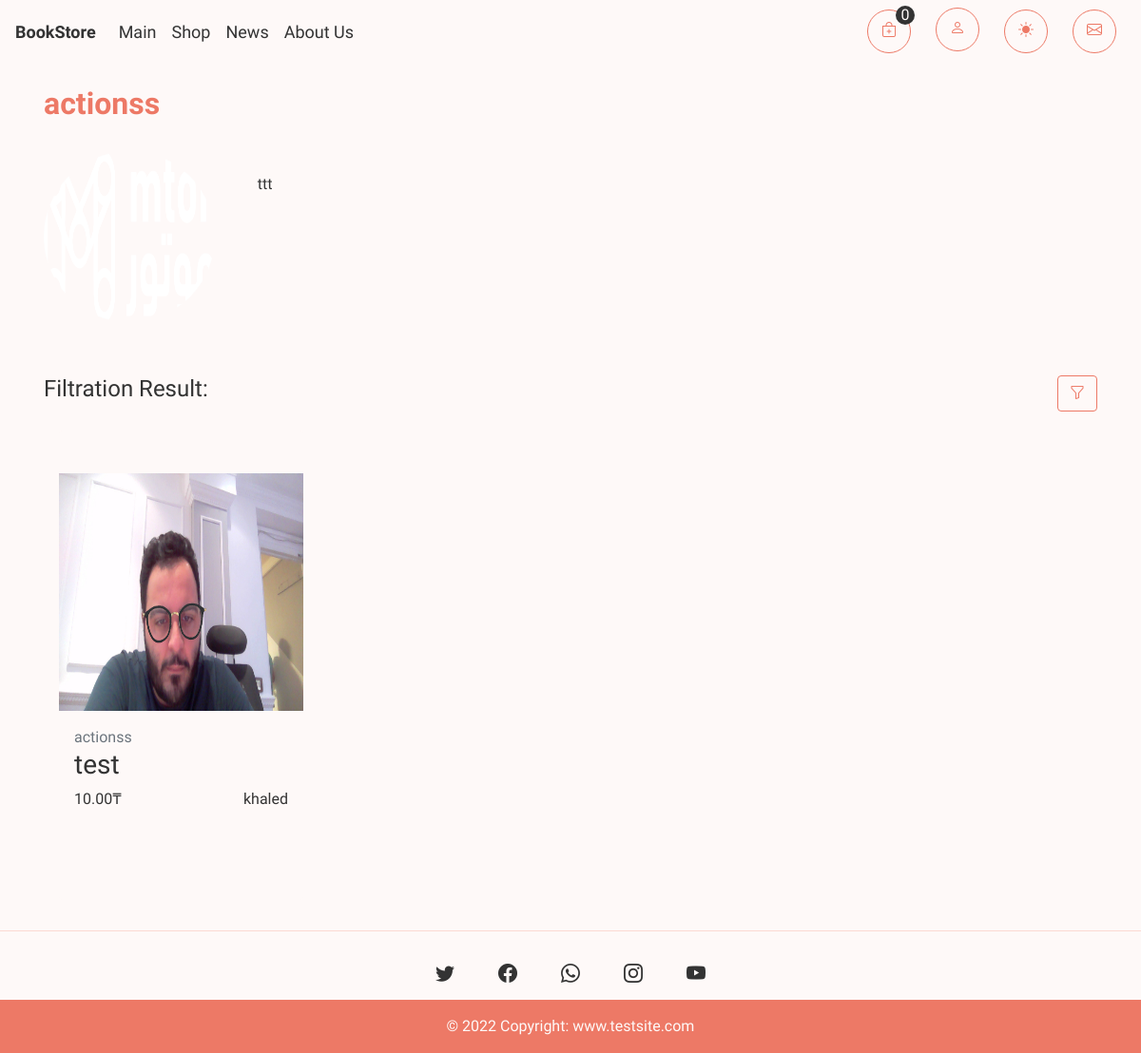
The app's page /shop/genre/action/ with its own data.
### shop/models.py (models this page shows, shortened)
class Genres(models.Model):
    name = models.CharField(max_length=100)
    photo = models.ImageField(upload_to="genre_photos/%Y/%m/%d/")
    info = models.TextField(blank=True)
    slug = models.SlugField(max_length=255, unique=True, db_index=True)
    def __str__(self):
        return self.name
    class Meta:
        verbose_name_plural = 'Genres'

class Book(models.Model):
    title = models.CharField(max_length=100)
    mini_content = models.CharField(max_length=100, null=True)
    price = models.DecimalField(max_digits=7, decimal_places=2)
    slug_book = models.SlugField(max_length=255, unique=True, db_index=True, verbose_name="URL")
    author = models.ForeignKey('Authors', on_delete=models.PROTECT, null=True, default=None)
    genre = models.ForeignKey('Genres', on_delete=models.PROTECT, null=True, default=None)
    country = models.ForeignKey('Countries', on_delete=models.PROTECT, null=True, default=None)
    year_of_published = models.DateTimeField()
    content = models.TextField(blank=True)
    publisher = models.ForeignKey('Publisher', on_delete=models.PROTECT, null=True, default=None)
    number_of_pages = models.IntegerField()
    number_of_books = models.IntegerField()
    photo_of_book = models.ImageField(upload_to="books_photos/%Y/%m/%d/")
    class Meta:
        verbose_name_plural = 'Books'

class Authors(models.Model):
    name = models.CharField(max_length=100)
    photo = models.ImageField(upload_to="author_photos/%Y/%m/%d/")
    info = models.TextField(blank=True)
    slug = models.SlugField(max_length=255, unique=True, db_index=True)
    def __str__(self):
        return self.name
    class Meta:
        verbose_name_plural = 'Authors'

### shop/views.py (the view)
# urls.py: path('<str:category_type>/<slug:category_slug>/', show_books_by_category, name='category'),
def show_books_by_category(request, category_type, category_slug):
    books, info_about_category = ShopService.take_books_by_category(category_type, category_slug)
    title_contains_query = request.GET.get('title-contains')
    if title_contains_query != '' and title_contains_query is not None:
        books = books.filter(title__icontains=title_contains_query)
    type_filter = category_type
    books_filter = BookFilter(request.GET, queryset=books)
    books = books_filter.qs
    paginator = Paginator(books, 8)
    page_number = request.GET.get('page')
    page_obj = paginator.get_page(page_number)
    return render(request, 'shop/category.html',
                  {'books': page_obj, 'type_filter': type_filter, 'info_about_category': info_about_category,
                   'page_obj': page_obj, 'books_filter': books_filter, })

### shop/models.py (called while the page is built)
    def __str__(self):
        return self.name

    def __str__(self):
        return self.name

### shop/templatetags/shop_tags.py (called while the page is built, shortened)
@register.simple_tag(takes_context=True)
def load_user_info(context):
    request = context['request']
    if request.user.is_authenticated:
        customer = request.user.customer
        order, created = Order.objects.get_or_create(customer=customer, complete=False)
        items = order.orderitem_set.all().select_related('book', 'book__author')
        card_items = order.get_cart_items
    else:
        try:
            cart = json.loads(request.COOKIES['cart'])
        except KeyError:
            cart = {}
        card_items = 0
        order = {'get_cart_total': 0, 'get_cart_items': 0}
        items = []
    return {'items': items, 'order': order, 'card_items': card_items, }

### shop/templates/shop/category.html (shortened to what this page needs)
{% extends 'shop/layout.html' %}
{% load static %}
{% load shop_tags %}
{% block content %}
<link rel="stylesheet" href="{% static 'shop/css/category.css' %}">
<link rel="stylesheet" href="{% static 'shop/css/shop.css' %}">
<div class="container container-category px-3 py-2">
    <div class="row py-3">
        {% if type_filter == 'top' %}
        <div class="col text-md-start text-center text-main-info text-animation-top">
            <h4>The most popular Books of the World! World Bestsellers and Best Books</h4>
        </div>
        {% elif type_filter == 'new' %}
        <div class="col text-md-start text-center text-main-info text-animation-top">
            <h4>New Arrival in our Shop!</h4>
        </div>
        {% else %}
        <h2 class="text-main-info text-md-start text-center text-animation-top"><strong>{{info_about_category}}</strong></h2>
            <div class="col-12 col-sm-12 col-md-4 col-lg-3 col-xl-2 text-center mb-3">
                <img src="{{info_about_category.photo.url}}" class="avatar-info-cl">
            </div>
        <div class="col-12 col-sm-12 col-md-8 col-lg-9 col-xl-10 category-info px-5">
            <p>{{info_about_category.info}}</p>
        </div>
        {% endif %}
    </div>
    <div class="d-flex justify-content-between mt-4 filtration-block">
        <div>
            <h4>Filtration Result:</h4>
        </div>
        <button class="btn btn-filter" onclick="showFilter()"><i class="bi bi-funnel"></i></button>
    </div>
    <div class="row row-flex pt-1 mx-2 card-block">
        {% for b in books %}
        <div class="col-lg-3 col-md-4 col-sm-6 px-2 mb-4 pt-3">
            <div class="card card-book-cl">
                <a href="{% url 'book' b.slug_book %}" class="d-block overflow-hidden card-book-img">
                    <img src="{{b.photo_of_book.url}}" class="img-card">
                </a>
                {% if b.number_of_books > 0 %}
                <div class="card-body">
                    <a href="{% url 'category' 'genre' b.genre.slug %}" class="text-muted card-link">{{b.genre}}</a>
                    <h3>
                        <a href="{% url 'book' b.slug_book %}" class="card-link">{{b.title}}</a>
                    </h3>
                    <div class="d-flex justify-content-between text-end">
                        <div>
                            <span>{{b.price}}₸</span>
                        </div>
                        <a href="{% url 'category' 'author' b.author.slug %}" class="card-link">{{b.author}}</a>
                    </div>
                </div>
                {% endif %}
            </div>
        </div>
        {% endfor %}
    </div>
</div>
{% endblock %}

### shop/templates/shop/layout.html (shortened to what this page needs)
{% load static %}
{% load shop_tags %}
<!DOCTYPE html>
<html lang="en">
<head>
    <link href="https://cdn.jsdelivr.net/npm/bootstrap@5.1.3/dist/css/bootstrap.min.css" rel="stylesheet">
    <link rel="stylesheet" href="https://cdn.jsdelivr.net/npm/bootstrap-icons@1.8.1/font/bootstrap-icons.css">
    <link rel="stylesheet" href="{% static 'shop/css/main.css' %}">
</head>
<body>
    <nav class="navbar navbar-expand-lg">
        <a class="nav-link nav-main-link" href="{% url 'welcome' %}"><strong>BookStore</strong></a>
        <div class="collapse navbar-collapse" id="navbarText">
            <ul class="navbar-nav me-auto mb-3 mb-lg-0">
                <li class="nav-item text-center">
                    <a class="nav-link" href="{% url 'welcome' %}">Main</a>
                </li>
                <li class="nav-item text-center">
                    <a class="nav-link" href="{% url 'shop' %}">Shop</a>
                </li>
                <li class="nav-item text-center">
                    <a class="nav-link" href="{% url 'news' %}">News</a>
                </li>
                <li class="nav-item text-center">
                    <a class="nav-link" href="{% url 'about' %}">About Us</a>
                </li>
            </ul>
            <div class="row justify-content-center px-4">
                <div class="nav-item-cl col-2 col-lg-3">
                    <a href="{% url 'cart' %}" class="nav-link-circle mx-auto">
                        {% load_user_info as user_info %}
                        <span class="nav-link-counter">{{user_info.card_items}}</span>
                        <i class="bi bi-bag-plus"></i>
                    </a>
                </div>
                <div class="nav-item-cl dropdown show col-2 col-lg-3 pb-1">
                    <a href="#" class="nav-link-circle mx-auto" role="button" data-toggle="dropdown" id="dropdownUserLink">
                        <i class="bi bi-person"></i>
                    </a>
                </div>
                <div class="nav-item-cl col-2 col-lg-3">
                    <a href="" class="nav-link-circle mx-auto dark-mode-toggle" id="dark-mode-toggle">
                        <i class="bi bi-brightness-high-fill"></i>
                    </a>
                </div>
                <div class="nav-item-cl col-2 col-lg-3">
                    <a href="{% url 'contact_us' %}" class="nav-link-circle mx-auto">
                        <i class="bi bi-envelope"></i>
                    </a>
                </div>
            </div>
        </div>
    </nav>
    {% block content %}
    {% endblock %}
    <footer class="text-center">
        <hr class="mt-0 text-main-info">
        <div class="container">
            <section>
                <a href="https://en.wikipedia.org/wiki/Twitter" class="btn btn-link btn-floating btn-lg m-1" id="footer-btn-twitter" role="button"><i class="bi bi-twitter"></i></a>
                <a href="https://en.wikipedia.org/wiki/Facebook" class="btn btn-link btn-floating btn-lg m-1" id="footer-btn-facebook" role="button"><i class="bi bi-facebook"></i></a>
                <a href="https://en.wikipedia.org/wiki/WhatsApp" class="btn btn-link btn-floating btn-lg m-1" id="footer-btn-whatsapp" role="button"><i class="bi bi-whatsapp"></i></a>
                <a href="https://en.wikipedia.org/wiki/Instagram" class="btn btn-link btn-floating btn-lg m-1" id="footer-btn-instagram" role="button"><i class="bi bi-instagram"></i></a>
                <a href="https://en.wikipedia.org/wiki/YouTube" class="btn btn-link btn-floating btn-lg m-1" id="footer-btn-youtube" role="button"><i class="bi bi-youtube"></i></a>
            </section>
        </div>
    </footer>
    <div class="text-center p-3" id="footer-info-bottom">
        © 2022 Copyright: www.testsite.com
    </div>
</body>
</html>

### shop/static/shop/css/main.css (style rules this page uses)
:root { --primary-color: #fef9f8; --secondary-color: #333; --third-color: #f5eec2; --first-light-color: #ed7966; --first-light-color-hover: #d56c5b; --light-color-hover: #fdf1ef; --light-color-opacity: rgba(237, 121, 102, 0.85); }
html { visibility: hidden; overflow-x: hidden; }
body { background-color: var(--primary-color); color: var(--secondary-color); font-family: 'Work Sans', sans-serif; }
h2 { padding-bottom: 2%; }
.text-main-info { color: var(--first-light-color); }
.btn { color: var(--secondary-color); text-decoration: none; }
.navbar { background-color: var(--primary-color); color: var(--secondary-color); font-family: 'Work Sans', sans-serif; }
.nav-link { font-size: 18px; }
.nav-link, .navbar-toggler-icon, .nav-main-link { color: var(--secondary-color); }
.nav-link-circle { position: relative; width: 2.875rem; height: 2.875rem; border-radius: 50%; text-align: center; line-height: 2.625rem; background-color: var(--primary-color); color: var(--first-light-color); border: 1px solid var(--first-light-color); }
.nav-link-counter { position: absolute; top: -0.3125rem; right: -0.3125rem; width: 1.25rem; height: 1.25rem; border-radius: 50%; text-align: center; line-height: 1.25rem; background-color: var(--secondary-color); color: var(--primary-color) }
.nav-item-cl { position: relative; display: flex; align-items: center; padding-right: 0.875rem; }
#footer-info-bottom { background-color: var(--first-light-color); color: #fef9f8; }

### shop/static/shop/css/category.css (style rules this page uses)
.container-category { min-height: 100vh; }
.text-animation-top { animation: fade-in 1.5s ease-in-out; }
.avatar-info-cl { width: 180px; height: 180px; border-radius: 50%; animation: block-left 1.5s ease-in-out; }
.category-info { padding-top: 2%; animation: block-right 1.5s ease-in-out; }
.btn-filter { border: 1px solid var(--first-light-color); color: var(--first-light-color); }
.card-block, .filtration-block { animation: fade-book 1.5s ease-in-out; }

### shop/static/shop/css/shop.css (style rules this page uses)
.card-book-cl { background: var(--primary-color); border: none; }
.card-book-img { margin: auto; }
.img-card { max-width: 100%; height: 250px; transition: ease all 0.4s; }
.card-link { text-decoration: none; color: var(--secondary-color); }

### records on screen
Genres: name "actionss", photo (picture), info "ttt"
Book: photo_of_book (picture), genre "actionss", title "test", price "10.00", author "khaled"

### other values on screen
{{ user_info.card_items }} "0"
